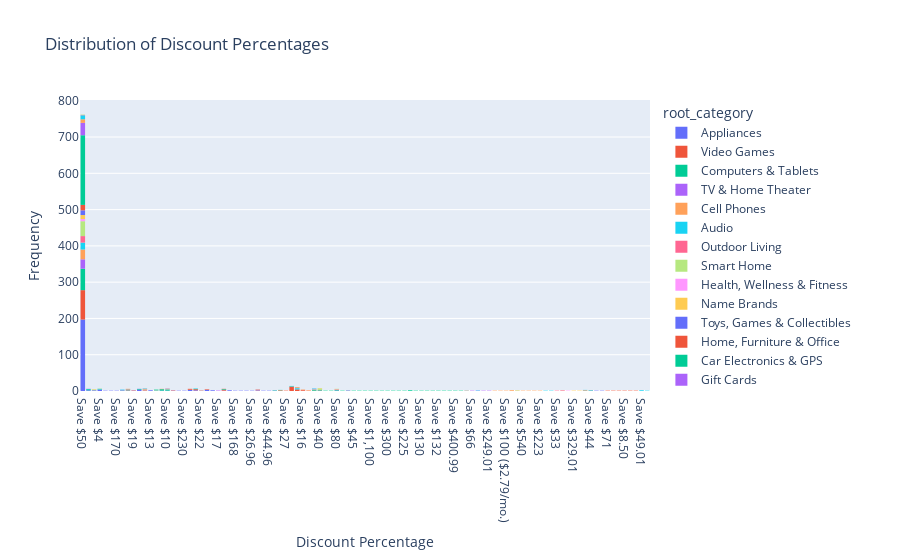

The notebook cell saved with this chart:
### Code cell
## 2.4 Discount Percentage Distribution  #HAS TO FIX IT
#it contains columns like save 50,....
fig = px.histogram(df, x='discount', nbins=30, 
                   title='Distribution of Discount Percentages',color='root_category')
fig.update_layout(xaxis_title='Discount Percentage', yaxis_title='Frequency')
fig.show()

### Figure 1 — Plotly figure (JSON) as saved in the notebook; plotly's stock layout.template omitted (floating-point values rounded to 4 significant figures; data arrays with more than 128 entries replaced by an {"elided": "..."} marker saying what was removed)
{"data": [{"bingroup": "x", "hovertemplate": "root_category=Appliances<br>discount=%{x}<br>count=%{y}<extra></extra>", "legendgroup": "Appliances", "marker": {"color": "#636efa", "pattern": {"shape": ""}}, "name": "Appliances", "nbinsx": 30, "orientation": "v", "showlegend": true, "type": "histogram", "x": {"elided": "246 str values"}, "xaxis": "x", "yaxis": "y"}, {"bingroup": "x", "hovertemplate": "root_category=Video Games<br>discount=%{x}<br>count=%{y}<extra></extra>", "legendgroup": "Video Games", "marker": {"color": "#EF553B", "pattern": {"shape": ""}}, "name": "Video Games", "nbinsx": 30, "orientation": "v", "showlegend": true, "type": "histogram", "x": ["Save $50", "Save $12", "Save $50", "Save $50", "Save $50", "Save $50", "Save $50", "Save $50", "Save $50", "Save $50", "Save $50", "Save $50", "Save $50", "Save $50", "Save $50", "Save $11", "Save $50", "Save $12", "Save $7", "Save $27", "Save $6", "Save $6", "Save $30", "Save $30", "Save $34", "Save $7", "Save $9", "Save $50", "Save $50", "Save $50", "Save $50", "Save $50", "Save $50", "Save $50", "Save $16", "Save $30", "Save $50", "Save $50", "Save $50", "Save $50", "Save $50", "Save $50", "Save $50", "Save $30", "Save $19", "Save $50", "Save $50", "Save $35", "Save $20", "Save $50", "Save $50", "Save $50", "Save $75", "Save $50", "Save $50", "Save $50", "Save $50", "Save $50", "Save $50", "Save $50", "Save $50", "Save $50", "Save $3", "Save $50", "Save $50", "Save $50", "Save $50", "Save $50", "Save $14", "Save $50", "Save $50", "Save $50", "Save $14", "Save $50", "Save $50", "Save $6", "Save $6", "Save $6", "Save $7", "Save $50", "Save $6", "Save $6", "Save $50", "Save $50", "Save $6", "Save $50", "Save $50", "Save $6", "Save $50", "Save $6", "Save $6", "Save $6", "Save $8", "Save $50", "Save $50", "Save $50", "Save $50", "Save $50", "Save $50", "Save $50", "Save $50", "Save $50", "Save $50", "Save $50", "Save $50", "Save $50", "Save $50", "Save $50", "Save $50", "Save $50", "Save $50", "Save $50", "Save $50", "Save $50", "Save $50"], "xaxis": "x", "yaxis": "y"}, {"bingroup": "x", "hovertemplate": "root_category=Computers & Tablets<br>discount=%{x}<br>count=%{y}<extra></extra>", "legendgroup": "Computers & Tablets", "marker": {"color": "#00cc96", "pattern": {"shape": ""}}, "name": "Computers & Tablets", "nbinsx": 30, "orientation": "v", "showlegend": true, "type": "histogram", "x": ["Save $40", "Save $50", "Save $50", "Save $50", "Save $50", "Save $50", "Save $370", "Save $50", "Save $50", "Save $659", "Save $150", "Save $50", "Save $50", "Save $50", "Save $50", "Save $15", "Save $80", "Save $359.01", "Save $50", "Save $30", "Save $100", "Save $40", "Save $50", "Save $50", "Save $7", "Save $25", "Save $50", "Save $50", "Save $50", "Save $50", "Save $10", "Save $61", "Save $45", "Save $63", "Save $50", "Save $15", "Save $50", "Save $50", "Save $309.01", "Save $50", "Save $50", "Save $50", "Save $50", "Save $1,100", "Save $50", "Save $100", "Save $50", "Save $92", "Save $100", "Save $50", "Save $50", "Save $2", "Save $4", "Save $5", "Save $594", "Save $300", "Save $50", "Save $50", "Save $5", "Save $305", "Save $360", "Save $80", "Save $100", "Save $225", "Save $6", "Save $550.99", "Save $550.99", "Save $65", "Save $50", "Save $50", "Save $50", "Save $50", "Save $50", "Save $50", "Save $50", "Save $50", "Save $50", "Save $50", "Save $50", "Save $50", "Save $50", "Save $50", "Save $50", "Save $50", "Save $130", "Save $50", "Save $50", "Save $21", "Save $50", "Save $308.01", "Save $50", "Save $50", "Save $132", "Save $12", "Save $58", "Save $8.80", "Save $50", "Save $12", "Save $15", "Save $20", "Save $400.99", "Save $3", "Save $428", "Save $10", "Save $10", "Save $50", "Save $50", "Save $50", "Save $50", "Save $50", "Save $3", "Save $50"], "xaxis": "x", "yaxis": "y"}, {"bingroup": "x", "hovertemplate": "root_category=TV & Home Theater<br>discount=%{x}<br>count=%{y}<extra></extra>", "legendgroup": "TV & Home Theater", "marker": {"color": "#ab63fa", "pattern": {"shape": ""}}, "name": "TV & Home Theater", "nbinsx": 30, "orientation": "v", "showlegend": true, "type": "histogram", "x": ["Save $50", "Save $50", "Save $50", "Save $50", "Save $50", "Save $50", "Save $50", "Save $50", "Save $120", "Save $50", "Save $50", "Save $66", "Save $50", "Save $50", "Save $50", "Save $50", "Save $50", "Save $50", "Save $50", "Save $50", "Save $50", "Save $50", "Save $50", "Save $80", "Save $200", "Save $50", "Save $150", "Save $269.01", "Save $50", "Save $249.01", "Save $50", "Save $50", "Save $50", "Save $61", "Save $30"], "xaxis": "x", "yaxis": "y"}, {"bingroup": "x", "hovertemplate": "root_category=Cell Phones<br>discount=%{x}<br>count=%{y}<extra></extra>", "legendgroup": "Cell Phones", "marker": {"color": "#FFA15A", "pattern": {"shape": ""}}, "name": "Cell Phones", "nbinsx": 30, "orientation": "v", "showlegend": true, "type": "histogram", "x": ["Save $35", "Save $50", "Save $50", "Save $5.50", "Save $22", "Save $10", "Save $50", "Save $50", "Save $50", "Save $322", "Save $50", "Save $80", "Save $50", "Save $100 ($2.79/mo.)", "Save $50", "Save $50", "Save $8", "Save $50", "Save $50", "Save $50", "Save $50", "Save $50", "Save $50", "Save $50", "Save $50", "Save $50", "Save $90", "Save $50", "Save $50", "Save $1.50", "Save $50", "Save $50", "Save $50", "Save $540", "Save $50", "Save $534", "Save $50", "Save $90", "Save $50", "Save $48", "Save $223", "Save $50"], "xaxis": "x", "yaxis": "y"}, {"bingroup": "x", "hovertemplate": "root_category=Audio<br>discount=%{x}<br>count=%{y}<extra></extra>", "legendgroup": "Audio", "marker": {"color": "#19d3f3", "pattern": {"shape": ""}}, "name": "Audio", "nbinsx": 30, "orientation": "v", "showlegend": true, "type": "histogram", "x": ["Save $50", "Save $15", "Save $50", "Save $30", "Save $150", "Save $50", "Save $50", "Save $50", "Save $50", "Save $6", "Save $50", "Save $20", "Save $30", "Save $200", "Save $50", "Save $50", "Save $4.50", "Save $50", "Save $50", "Save $50", "Save $50", "Save $50", "Save $50", "Save $50", "Save $50", "Save $10", "Save $50", "Save $7", "Save $4", "Save $50", "Save $18"], "xaxis": "x", "yaxis": "y"}, {"bingroup": "x", "hovertemplate": "root_category=Outdoor Living<br>discount=%{x}<br>count=%{y}<extra></extra>", "legendgroup": "Outdoor Living", "marker": {"color": "#FF6692", "pattern": {"shape": ""}}, "name": "Outdoor Living", "nbinsx": 30, "orientation": "v", "showlegend": true, "type": "histogram", "x": ["Save $8", "Save $50", "Save $50", "Save $50", "Save $33", "Save $40", "Save $50", "Save $50", "Save $80", "Save $50", "Save $50", "Save $50", "Save $50", "Save $50", "Save $10", "Save $50", "Save $50", "Save $50", "Save $50", "Save $50", "Save $3", "Save $50", "Save $50", "Save $50"], "xaxis": "x", "yaxis": "y"}, {"bingroup": "x", "hovertemplate": "root_category=Smart Home<br>discount=%{x}<br>count=%{y}<extra></extra>", "legendgroup": "Smart Home", "marker": {"color": "#B6E880", "pattern": {"shape": ""}}, "name": "Smart Home", "nbinsx": 30, "orientation": "v", "showlegend": true, "type": "histogram", "x": ["Save $50", "Save $50", "Save $50", "Save $50", "Save $50", "Save $60", "Save $50", "Save $50", "Save $50", "Save $50", "Save $50", "Save $50", "Save $50", "Save $2", "Save $50", "Save $50", "Save $60", "Save $50", "Save $3", "Save $50", "Save $120", "Save $50", "Save $50", "Save $50", "Save $50", "Save $50", "Save $50", "Save $40", "Save $50", "Save $50", "Save $50", "Save $40", "Save $1.50", "Save $50", "Save $50", "Save $50", "Save $50", "Save $50", "Save $50", "Save $40", "Save $50", "Save $50", "Save $80", "Save $50", "Save $4", "Save $50", "Save $50", "Save $50", "Save $50", "Save $50", "Save $30", "Save $8", "Save $50", "Save $50", "Save $40"], "xaxis": "x", "yaxis": "y"}, {"bingroup": "x", "hovertemplate": "root_category=Health, Wellness & Fitness<br>discount=%{x}<br>count=%{y}<extra></extra>", "legendgroup": "Health, Wellness & Fitness", "marker": {"color": "#FF97FF", "pattern": {"shape": ""}}, "name": "Health, Wellness & Fitness", "nbinsx": 30, "orientation": "v", "showlegend": true, "type": "histogram", "x": ["Save $23", "Save $50", "Save $50", "Save $50", "Save $50", "Save $50", "Save $50", "Save $17", "Save $916.01"], "xaxis": "x", "yaxis": "y"}, {"bingroup": "x", "hovertemplate": "root_category=Name Brands<br>discount=%{x}<br>count=%{y}<extra></extra>", "legendgroup": "Name Brands", "marker": {"color": "#FECB52", "pattern": {"shape": ""}}, "name": "Name Brands", "nbinsx": 30, "orientation": "v", "showlegend": true, "type": "histogram", "x": ["Save $329.01", "Save $40", "Save $32", "Save $50", "Save $50", "Save $28", "Save $50", "Save $50", "Save $50", "Save $50", "Save $50", "Save $30", "Save $60", "Save $50", "Save $50", "Save $50", "Save $50"], "xaxis": "x", "yaxis": "y"}, {"bingroup": "x", "hovertemplate": "root_category=Toys, Games & Collectibles<br>discount=%{x}<br>count=%{y}<extra></extra>", "legendgroup": "Toys, Games & Collectibles", "marker": {"color": "#636efa", "pattern": {"shape": ""}}, "name": "Toys, Games & Collectibles", "nbinsx": 30, "orientation": "v", "showlegend": true, "type": "histogram", "x": ["Save $5", "Save $3", "Save $50", "Save $44", "Save $9", "Save $17.50", "Save $50", "Save $50", "Save $50", "Save $5.99", "Save $50", "Save $50", "Save $50", "Save $50", "Save $50", "Save $50", "Save $50", "Save $50", "Save $50"], "xaxis": "x", "yaxis": "y"}, {"bingroup": "x", "hovertemplate": "root_category=Home, Furniture & Office<br>discount=%{x}<br>count=%{y}<extra></extra>", "legendgroup": "Home, Furniture & Office", "marker": {"color": "#EF553B", "pattern": {"shape": ""}}, "name": "Home, Furniture & Office", "nbinsx": 30, "orientation": "v", "showlegend": true, "type": "histogram", "x": ["Save $71", "Save $23", "Save $11.50", "Save $50", "Save $50", "Save $50", "Save $12", "Save $50", "Save $50", "Save $16", "Save $20", "Save $50", "Save $50", "Save $8", "Save $29", "Save $50", "Save $50", "Save $50", "Save $50", "Save $14", "Save $11", "Save $50", "Save $50", "Save $8.50", "Save $9", "Save $42", "Save $30", "Save $50", "Save $50", "Save $28", "Save $43", "Save $34", "Save $16"], "xaxis": "x", "yaxis": "y"}, {"bingroup": "x", "hovertemplate": "root_category=Car Electronics & GPS<br>discount=%{x}<br>count=%{y}<extra></extra>", "legendgroup": "Car Electronics & GPS", "marker": {"color": "#00cc96", "pattern": {"shape": ""}}, "name": "Car Electronics & GPS", "nbinsx": 30, "orientation": "v", "showlegend": true, "type": "histogram", "x": {"elided": "195 str values"}, "xaxis": "x", "yaxis": "y"}, {"bingroup": "x", "hovertemplate": "root_category=Gift Cards<br>discount=%{x}<br>count=%{y}<extra></extra>", "legendgroup": "Gift Cards", "marker": {"color": "#ab63fa", "pattern": {"shape": ""}}, "name": "Gift Cards", "nbinsx": 30, "orientation": "v", "showlegend": true, "type": "histogram", "x": ["Save $50", "Save $50", "Save $50", "Save $50", "Save $50", "Save $50", "Save $50", "Save $50", "Save $50", "Save $50", "Save $50", "Save $50", "Save $50", "Save $50", "Save $50", "Save $50", "Save $50", "Save $50", "Save $50", "Save $50", "Save $50", "Save $50", "Save $50", "Save $50", "Save $50", "Save $50", "Save $50", "Save $50", "Save $50", "Save $50", "Save $50", "Save $50", "Save $50", "Save $50"], "xaxis": "x", "yaxis": "y"}, {"bingroup": "x", "hovertemplate": "root_category=Cameras, Camcorders & Drones<br>discount=%{x}<br>count=%{y}<extra></extra>", "legendgroup": "Cameras, Camcorders & Drones", "marker": {"color": "#FFA15A", "pattern": {"shape": ""}}, "name": "Cameras, Camcorders & Drones", "nbinsx": 30, "orientation": "v", "showlegend": true, "type": "histogram", "x": ["Save $50", "Save $50", "Save $20", "Save $50", "Save $50", "Save $50", "Save $16", "Save $50", "Save $50", "Save $100", "Save $50", "Save $50", "Save $50"], "xaxis": "x", "yaxis": "y"}, {"bingroup": "x", "hovertemplate": "root_category=Musical Instruments<br>discount=%{x}<br>count=%{y}<extra></extra>", "legendgroup": "Musical Instruments", "marker": {"color": "#19d3f3", "pattern": {"shape": ""}}, "name": "Musical Instruments", "nbinsx": 30, "orientation": "v", "showlegend": true, "type": "histogram", "x": ["Save $50", "Save $8", "Save $28", "Save $49.01", "Save $50", "Save $50", "Save $50", "Save $50", "Save $50", "Save $50", "Save $50", "Save $50", "Save $10.50", "Save $50", "Save $3", "Save $50", "Save $49.01"], "xaxis": "x", "yaxis": "y"}, {"bingroup": "x", "hovertemplate": "root_category=Services<br>discount=%{x}<br>count=%{y}<extra></extra>", "legendgroup": "Services", "marker": {"color": "#FF6692", "pattern": {"shape": ""}}, "name": "Services", "nbinsx": 30, "orientation": "v", "showlegend": true, "type": "histogram", "x": ["Save $50"], "xaxis": "x", "yaxis": "y"}, {"bingroup": "x", "hovertemplate": "root_category=Wearable Technology<br>discount=%{x}<br>count=%{y}<extra></extra>", "legendgroup": "Wearable Technology", "marker": {"color": "#B6E880", "pattern": {"shape": ""}}, "name": "Wearable Technology", "nbinsx": 30, "orientation": "v", "showlegend": true, "type": "histogram", "x": ["Save $50"], "xaxis": "x", "yaxis": "y"}, {"bingroup": "x", "hovertemplate": "root_category=Electric Transportation<br>discount=%{x}<br>count=%{y}<extra></extra>", "legendgroup": "Electric Transportation", "marker": {"color": "#FF97FF", "pattern": {"shape": ""}}, "name": "Electric Transportation", "nbinsx": 30, "orientation": "v", "showlegend": true, "type": "histogram", "x": ["Save $15"], "xaxis": "x", "yaxis": "y"}], "layout": {"barmode": "relative", "legend": {"title": {"text": "root_category"}, "tracegroupgap": 0}, "title": {"text": "Distribution of Discount Percentages"}, "xaxis": {"anchor": "y", "domain": [0, 1], "title": {"text": "Discount Percentage"}}, "yaxis": {"anchor": "x", "domain": [0, 1], "title": {"text": "Frequency"}}}}
